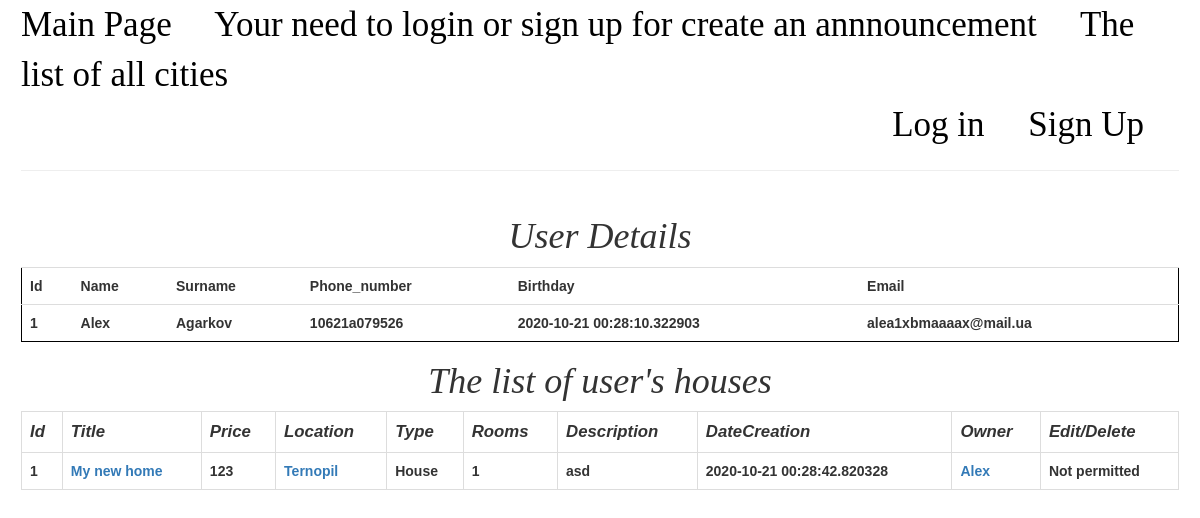
The page /user/1 on the database as committed earlier.
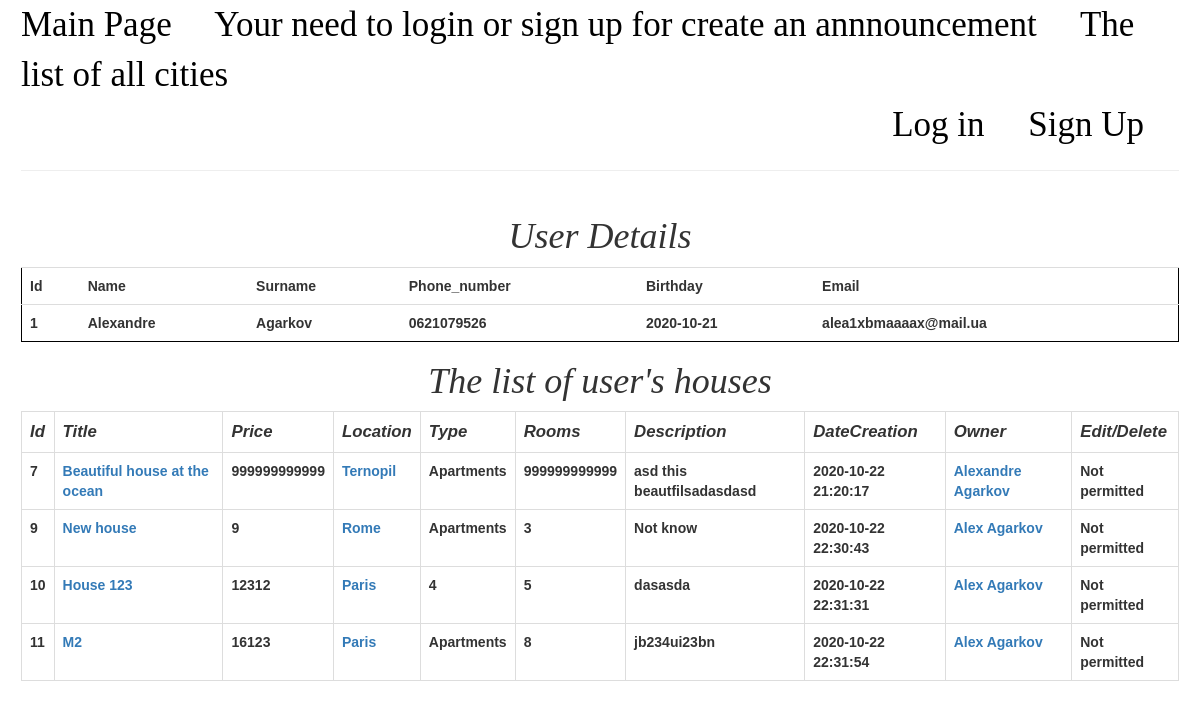
The same page on the database as committed later.
### models.py (models this page shows, shortened)
class Client(UserMixin, db.Model):
    __table_args__ = {'extend_existing': True}
    id = db.Column(db.INTEGER, primary_key=True)
    name = db.Column(db.String(50), nullable=False)
    surname = db.Column(db.String(50), nullable=False)
    phone_number = db.Column(db.String(5), nullable=False, unique=False)
    birthday = db.Column(db.String(11), nullable=False)
    email = db.Column(db.String, nullable=False, unique=False)
    password = db.Column(db.INTEGER, nullable=False)

class House(db.Model):
    __table_args__ = {'extend_existing': True}
    id = db.Column(db.INTEGER, primary_key=True)
    title = db.Column(db.String(50), nullable=False)
    location = db.Column(db.String(50), nullable=False)
    type = db.Column(db.String(50), nullable=False)
    rooms = db.Column(db.INTEGER, nullable=False)
    price = db.Column(db.INTEGER, nullable=False)
    description = db.Column(db.Text, nullable=False)
    author = db.Column(db.String, nullable=False)
    author_id = db.Column(db.INTEGER, nullable=False)
    dateCreation = db.Column(db.DateTime, nullable=False, default=sqlalchemy.sql.func.now())

### app.py (the view)
@app.route('/user/<int:id>', methods=['GET'])
def infoUser(id):
    user = models.getUserByid(id)
    houses = models.getHouseByUser(id)
    return render_template('userDetails.html', houses=houses, user=user)

### models.py (called while the page is built)
def getUserByid(id):
    return Client.query.get(id)

def getHouseByUser(userId):
    return House.query.filter(House.author_id == userId).all()

### templates/userDetails.html (shortened to what this page needs)
{% extends 'base.html' %}
{% block body %}
    <h1>User Details</h1>
    <table class="table table-hover">
        <tr class="header">
            <th>Id</th>
            <th>Name</th>
            <th>Surname</th>
            <th>Phone_number</th>
            <th>Birthday</th>
            <th>Email</th>
        </tr>
        <tr>
            <th>{{ user.id }}</th>
            <th>{{ user.name }}</th>
            <th>{{ user.surname }}</th>
            <th>{{ user.phone_number }}</th>
            <th>{{ user.birthday }}</th>
            <th>{{ user.email }}</th>
        </tr>
    </table>
    <h1>The list of user's houses</h1>
    {% include 'template_table_house.html' %}
{% endblock %}

### templates/template_table_house.html
<table class="table table-hover table-bordered">
    <tr class="headers">
        <th>Id</th>
        <th>Title</th>
        <th>Price</th>
        <th>Location</th>
        <th>Type</th>
        <th>Rooms</th>
        <th>Description</th>
        <th>DateCreation</th>
        <th>Owner</th>
        <th colspan="2">Edit/Delete</th>
    </tr>
    {% for house in houses %}
        <tr>
            <th>{{ house.id }}</th>
            <th><a href="/house/{{ house.id }}">{{ house.title }}</a></th>
            <th>{{ house.price }}</th>
            <th><a href="/search/city/{{ house.location }}">{{ house.location }}</a></th>
            <th>{{ house.type }}</th>
            <th>{{ house.rooms }}</th>
            <th>{{ house.description }}</th>
            <th>{{ house.dateCreation }}</th>
            <th><a href="/user/{{ house.author_id }}">{{ house.author }}</a></th>
            {% if house.author_id == current_user.id %}
                <th><a href="/house/edit/{{ house.id }}">Edit</a></th>
                <th><a href="/house/delete/{{ house.id }}">Delete</a></th>
            {% else %}
                <th colspan="2">Not permitted</th>
            {% endif %}
        </tr>
    {% endfor %}
</table>

Rows that differ between the two databases and show on the page:
removed House: id "1", title "My new home", price "123", location "Ternopil", type "House", rooms "1", description "asd", dateCreation "2020-10-21 00:28:42.820328", author "Alex", shows "Not permitted"
changed Client "Agarkov": name "Alex" → "Alexandre"; phone_number "10621a079526" → "0621079526"; birthday "2020-10-21 00:28:10.322903" → "2020-10-21"
added House: id "7", title "Beautiful house at the ocean", price "999999999999", location "Ternopil", type "Apartments", rooms "999999999999", description "asd this beautfilsadasdasd", dateCreation "2020-10-22 21:20:17", author "Alexandre Agarkov", shows "Not permitted"
added House: id "9", title "New house", price "9", location "Rome", type "Apartments", rooms "3", description "Not know", dateCreation "2020-10-22 22:30:43", author "Alex Agarkov", shows "Not permitted"
added House: id "10", title "House 123", price "12312", location "Paris", type "4", rooms "5", description "dasasda", dateCreation "2020-10-22 22:31:31", author "Alex Agarkov", shows "Not permitted"
added House: id "11", title "M2", price "16123", location "Paris", type "Apartments", rooms "8", description "jb234ui23bn", dateCreation "2020-10-22 22:31:54", author "Alex Agarkov", shows "Not permitted"
